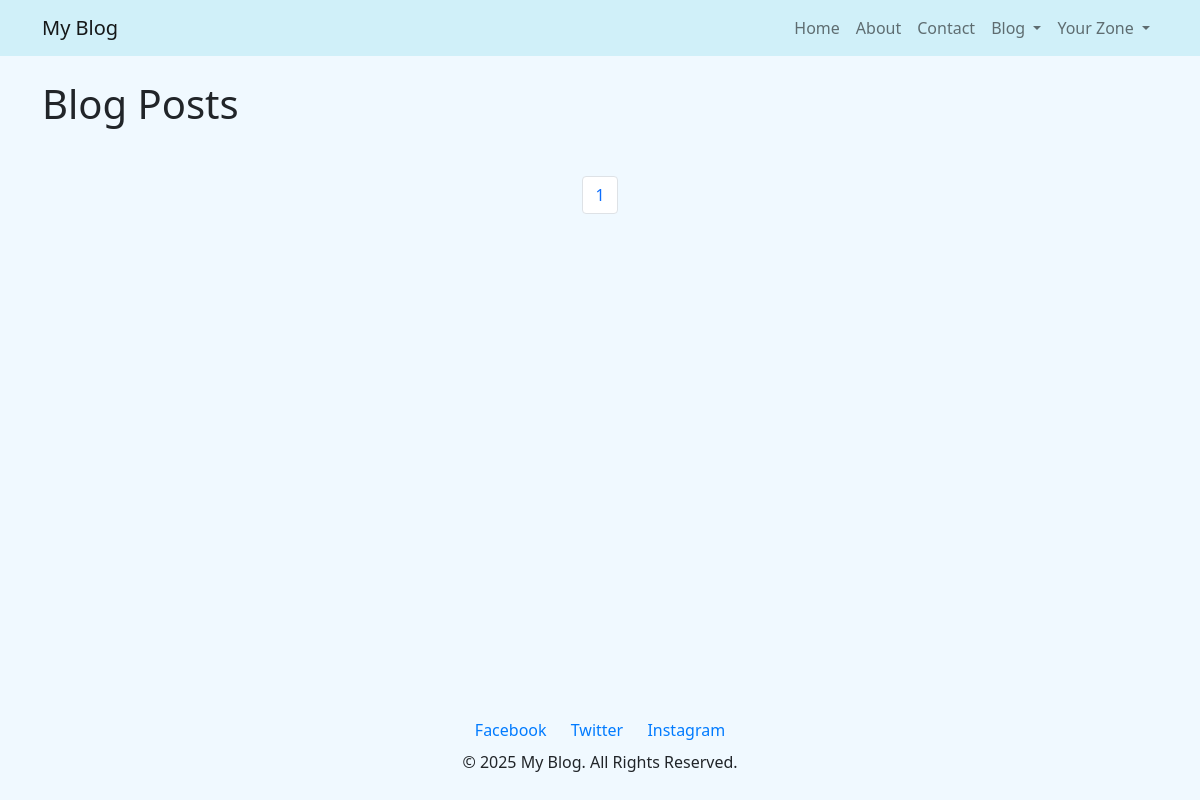
/blog/, run on an earlier commit of the app's database.
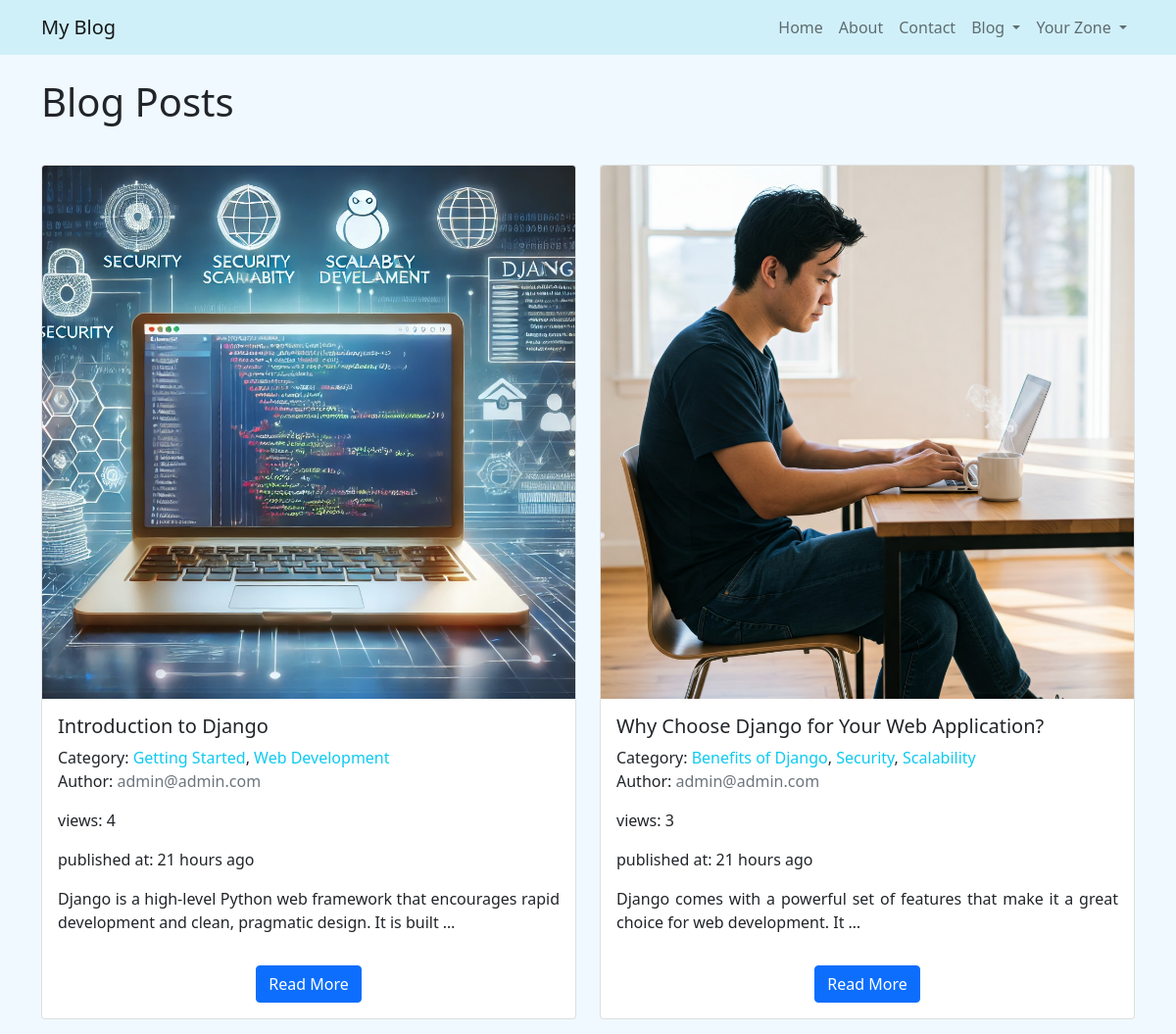
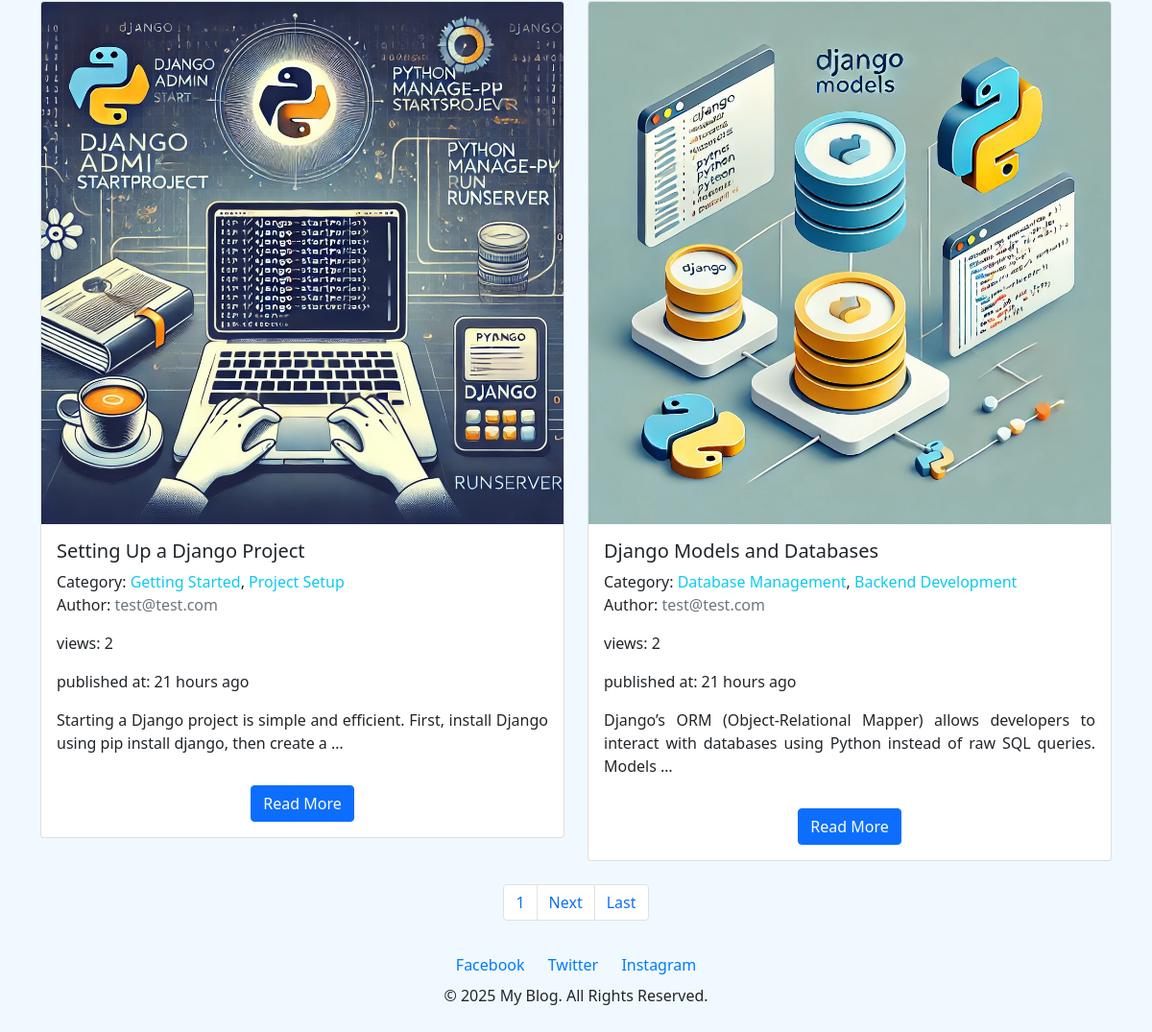
And on a later commit of the database (2 pictures, top to bottom).
### blog/models.py (models this page shows, shortened)
class Post(models.Model):
    STATUS_CHOICES = (
        ('drf', 'Draft'),
        ('pub', 'Published'),
    )
    image = models.ImageField(upload_to='blog/', blank=True, null=True)
    author = models.ForeignKey('accounts.Profile', on_delete=models.CASCADE)
    title = models.CharField(max_length=255)
    content = models.TextField()
    status = models.CharField(max_length=3, choices=STATUS_CHOICES, default='drf')
    counted_views = models.IntegerField(default=0)
    category = models.ManyToManyField('Category')
    created_date = models.DateTimeField(auto_now_add=True)
    updated_date = models.DateTimeField(auto_now=True)
    published_date = models.DateTimeField()
    def get_absolute_url(self):
        return reverse("blog:post_detail", kwargs={"pk": self.pk})

class Category(models.Model):
    name = models.CharField(max_length=255)
    def __str__(self):
        return self.name

### accounts/models.py (models this page shows, shortened)
class Profile(models.Model):
    user = models.ForeignKey(CustomUser, on_delete=models.CASCADE)
    first_name = models.CharField(max_length=255)
    last_name = models.CharField(max_length=255)
    image = models.ImageField(upload_to='profile/', blank=True, null=True)
    description = models.TextField()
    created_date = models.DateTimeField(auto_now_add=True)
    updated_date = models.DateTimeField(auto_now=True)
    def __str__(self):
        return self.user.email

class CustomUser(AbstractBaseUser, PermissionsMixin):
    email = models.EmailField(max_length=255, unique=True)
    is_superuser = models.BooleanField(default=False)
    is_staff = models.BooleanField(default=False)
    is_active = models.BooleanField(default=True)
    created_date = models.DateTimeField(auto_now_add=True)
    updated_date = models.DateTimeField(auto_now=True)
    USERNAME_FIELD = 'email'
    objects = CustomUserManager()

### blog/views.py (the view)
# urls.py: path('', views.PostListView.as_view(), name="post_list"),
class PostListView(ListView):
    context_object_name = "posts"
    template_name = 'blog/post_list.html'
    paginate_by = 4
    def get_queryset(self):
        posts = Post.objects.filter(status="pub", published_date__lte=timezone.now()).order_by('id')
        cat_name = self.kwargs.get('cat_name')
        author_email = self.kwargs.get('author_email')
        if cat_name:
            posts = posts.filter(category__name=cat_name)
        if author_email:
            posts = posts.filter(author__user__email=author_email)
        return posts

### templates/blog/post_list.html (shortened to what this page needs)
{% extends "_base.html" %}
{% load humanize %}
{% block content %}
<h1 class="mb-4">Blog Posts</h1>
<div class="row">
    {% for post in posts %}
    <div class="col-md-6 mb-6 mt-3">
        <div class="card">
            {% if post.image %}
            <img src="{{post.image.url}}" class="card-img-top" alt="Post Image">
            {% endif %}
            <div class="card-body">
                <h5 class="card-title"><a href="{{ post.get_absolute_url }}" class="text-decoration-none link-dark">{{ post.title }}</a></h5>
                <snap class="card-text">Category:
                    {% for category in post.category.all %}
                     <a  class="text-decoration-none link-info" href="{% url 'blog:post_category' category.name %}">{{category}}</a>{% if not forloop.last %}, {% endif %}
                    {% endfor %}
                </snap>
                <p class="card-text">Author: <a class="text-decoration-none link-secondary" href="{% url 'blog:post_author' post.author %}">{{ post.author }}</a></p>
                <p class="card-text">views: {{ post.counted_views|intcomma }}</p>
                <snap class="card-text">published at: {{ post.created_date|naturaltime }}</snap>
                <p class="card-text">{{post.content|safe|truncatewords:20}}</p>
            </div>
            <div style="display: flex; gap: 10px;" class="mb-3 mx-auto">
                <a href="{{ post.get_absolute_url }}" class="btn btn-primary">Read More</a>
            </div>
        </div>
    </div>
    {% endfor %}
</div>
<nav aria-label="Page navigation" class="mt-3">
    <ul  class="pagination  justify-content-center p-2" style="bottom: 80px;">
          <li class="page-item"><a class="page-link" href="#">{{page_obj.number}}</a></li>
            {% if page_obj.has_next %}
          <li class="page-item"><a class="page-link" href="?page={{page_obj.next_page_number}}">Next</a></li>
          <li class="page-item"><a class="page-link" href="?page={{page_obj.paginator.num_pages}}">Last</a></li>
          {% endif %}
    </ul>
</nav>
</div>
{% endblock content %}

### templates/_base.html (shortened to what this page needs)
<!DOCTYPE html>
<html lang="en">
<head>
    <link href="https://cdn.jsdelivr.net/npm/bootstrap@5.1.3/dist/css/bootstrap.min.css" rel="stylesheet"
>
</head>
<body>
<nav class="navbar navbar-expand-lg navbar-light" style="background-color: #d0f0f9;">
    <div class="container">
        <a class="navbar-brand" href="#">My Blog</a>
        <div class="collapse navbar-collapse" id="navbarNav">
            <ul class="navbar-nav ms-auto">
                <li class="nav-item">
                    <a class="nav-link" href="{% url 'website:home' %}">Home</a>
                </li>
                <li class="nav-item">
                    <a class="nav-link" href="{% url 'website:about' %}">About</a>
                </li>
                <li class="nav-item">
                    <a class="nav-link" href="{% url 'website:contact' %}">Contact</a>
                </li>
                <li class="nav-item dropdown">
                    <a class="nav-link dropdown-toggle" href="#" id="navbarDropdown" role="button" data-bs-toggle="dropdown" aria-expanded="false">
                        Blog
                    </a>
                </li>
                <li class="nav-item dropdown">
                    <a class="nav-link dropdown-toggle" href="#" id="navbarDropdown" role="button" data-bs-toggle="dropdown" aria-expanded="false">
                        Your Zone
                    </a>
                </li>
            </ul>
        </div>
    </div>
</nav>
<div class="container mt-4">
    {% block content %}
    {% endblock content %}
<footer>
    <div class="container">
        <a href="#">Facebook</a>
        <a href="#">Twitter</a>
        <a href="#">Instagram</a>
        <p class="mt-2">&copy; 2025 My Blog. All Rights Reserved.</p>
    </div>
</footer>
</body>
</html>

### templates/_base.html (style rules this page uses)
body { background-color: #f0f9ff; display: flex; flex-direction: column; min-height: 100vh; }
footer { background-color: #f0f9ff; padding: 10px 0; text-align: center; margin-top: auto; }
footer a { margin: 0 10px; color: #007bff; text-decoration: none; }

What changed in the data, as far as the page shows it:
added Post: image (picture), title "Introduction to Django", author "admin@admin.com", counted_views "4", created_date "21 hours ago", content "Django is a high-level Python web framework that encourages rapid development and clean, pragmatic design. It is built …"
added Category: name "Getting Started"
added Category: name "Web Development", shown under "Introduction to Django"
added Post: image (picture), title "Why Choose Django for Your Web Application?", author "admin@admin.com", counted_views "3", created_date "21 hours ago", content "Django comes with a powerful set of features that make it a great choice for web development. It …"
added Category: name "Benefits of Django", shown under "Why Choose Django for Your Web Application?"
added Category: name "Security", shown under "Why Choose Django for Your Web Application?"
added Category: name "Scalability", shown under "Why Choose Django for Your Web Application?"
added Post: image (picture), title "Setting Up a Django Project", author "test@test.com", counted_views "2", created_date "21 hours ago", content "Starting a Django project is simple and efficient. First, install Django using pip install django, then create a …"
added Category: name "Project Setup", shown under "Setting Up a Django Project"
added Post: image (picture), title "Django Models and Databases", author "test@test.com", counted_views "2", created_date "21 hours ago", content "Django’s ORM (Object-Relational Mapper) allows developers to interact with databases using Python instead of raw SQL queries. Models …"
added Category: name "Database Management", shown under "Django Models and Databases"
added Category: name "Backend Development", shown under "Django Models and Databases"
Also different on the page:
text now shown: "Next Last"
